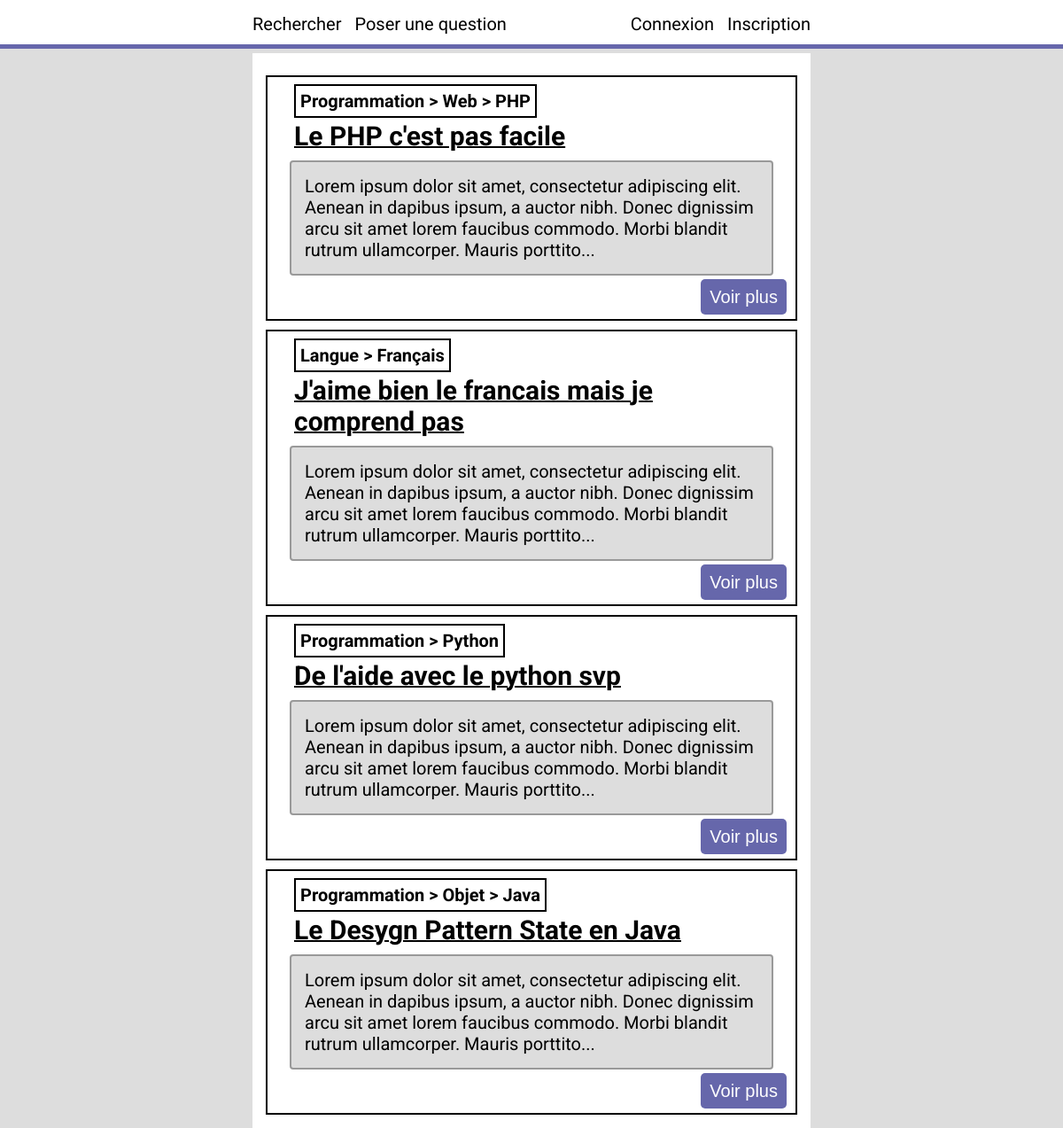
The page / on the database its author committed.
### tables this page shows
create table IF NOT EXISTS posts (
    postid int PRIMARY KEY NOT NULL AUTO_INCREMENT,
    title varchar(512) NOT NULL,
    text varchar(16384) NOT NULL,
    categoryid int,
    userid int,
    FOREIGN KEY (categoryid) REFERENCES categories(categoryid) ON DELETE CASCADE,
    FOREIGN KEY (userid) REFERENCES users(userid) ON DELETE CASCADE
);

### data/functions.php (called while the page is built, shortened)
<?php
    function getCategoryArbo($connexion,$id){
        $string = "";
        for($i=0;$i<10 && $id;$i++){
            $req="SELECT name,parent from categories where categoryid = ?";
            $stmt = mysqli_prepare($connexion, $req);
            mysqli_stmt_bind_param($stmt, "i", $id);
            mysqli_stmt_execute($stmt);
            $result = mysqli_stmt_get_result($stmt);
            foreach($result as $ligne) $cat = $ligne;
            $id = $cat["parent"];
            $string = " > " . $cat["name"] . $string;
        }
        return substr($string,3);
    }
?>

### index.php (the view, shortened to what this page needs)
<!DOCTYPE html>
<html lang="fr">
    <head>
            <link href="styles/style.css" rel="stylesheet"/>
            <link href="styles/index.css" rel="stylesheet"/>
    </head>
    <body>
        <?php include "data/navbar.php";?>
        <main>
            <?php
            include 'data/functions.php';
            include 'data/db_login.php';
            $connexion=mysqli_connect($host,$login,$mdp,$bdd) or die("connexion impossible");
            $bd_get = "SELECT * FROM posts";
            $result = mysqli_query($connexion, $bd_get) or die('erreur');
            while($ligne = mysqli_fetch_array($result, MYSQLI_ASSOC)){
                echo " <div id='index'>
                            <b id='arbo'>" .getCategoryArbo($connexion, $ligne['categoryid']). "</b>
                            <h3>" .$ligne['title']. "</h3>";
                if(strlen($ligne["text"])>=200){
                    echo "<p>" .substr($ligne['text'],0,200). "...</p>";
                }else{
                    echo "<p>" .$ligne['text']. "</p>";
                }
                echo "</br>
                    <a href='post.php?post=".$ligne["postid"]."'><button id='voirplus'>Voir plus</button></a>
                </div>";
            }
            ?>
        </main>
    </body>
</html>

### data/navbar.php (shortened to what this page needs)
<nav>
    <div id="nav_left">
        <a href="index.php">Rechercher</a>
        <a href="writepost.php">Poser une question</a>
    </div>
    <?php
        if(isset($_SESSION["connected"])){
            echo "<div id='nav_right'>
                    <a href='account.php?user=me'>Mon Compte</a>
                    <a href='flux.php'>Fil d'actualité</a>
                </div>
                <div id='nav_disconnect'>
                    <a href='logout.php'>Déconnexion</a>
                </div>";
        }else{
            echo "<div id='nav_right'>
                    <a href='connection.php'>Connexion</a>
                    <a href='inscription.php'>Inscription</a>
                </div>";
        }
    ?>
</nav>
<div id="navseparator"></div>
<div id="blank_repos"></div>

### styles/style.css (style rules this page uses)
body { font-family: 'Roboto', sans-serif; font-size: 20px; }
main { width: 50%; margin: 10px auto 0 auto; padding: 15px; background-color: white; }
body { background-color: #DDD; margin: 0; }
button { border-radius: 5px; height: 40px; font-size: 15px; background-color: #6667ab; color: white; border: 0; transition: 200ms; font-size: 20px; padding: 0 10px 0 10px; }
nav { background-color: white; padding: 15px calc(25% + 15px) 10px calc(25% - 15px); height: 30px; position: fixed; width: 100%; top: 0; z-index:1; display: flex; }
#navseparator { background-color: #6667ab; width: 100%; height: 5px; top: 50px; position: fixed; z-index:1; }
#blank_repos { height: 50px; width: 100%; }
#nav_right { position: fixed; right: calc(25% - 15px); }
#nav_right * { margin-left: 10px; }
#nav_left * { margin-right: 10px; }
nav a { text-decoration: none; color: black; }

### styles/index.css (style rules this page uses)
#index { border: 2px solid black; font-size: 20px; margin: 10px auto 0 auto; padding: 15px; background-color: white; position: relative; }
#arbo { border: 2px solid black; margin: 15px; padding: 5px; }
h3 { margin: 10px 15px 0 15px; font-size: 30px; text-decoration: underline; text-decoration-thickness: 2px; }
#voirplus { position: absolute; right: 10px; bottom: 5px; }
#index p { margin: 10px; border: 2px solid #999; background-color: #DDD; padding: 15px; border-radius :4px; }

### rows shown on the page
posts: categoryid "Programmation > Web > PHP", title "Le PHP c'est pas facile", text "Lorem ipsum dolor sit amet, consectetur adipiscing elit. Aenean in dapibus ipsum, a auctor nibh. Donec dignissim arcu sit amet lorem faucibus commodo. Morbi blandit rutrum ullamcorper. Mauris porttito"
posts: categoryid "Langue > Français", title "J'aime bien le francais mais je comprend pas", text "Lorem ipsum dolor sit amet, consectetur adipiscing elit. Aenean in dapibus ipsum, a auctor nibh. Donec dignissim arcu sit amet lorem faucibus commodo. Morbi blandit rutrum ullamcorper. Mauris porttito"
posts: categoryid "Programmation > Python", title "De l'aide avec le python svp", text "Lorem ipsum dolor sit amet, consectetur adipiscing elit. Aenean in dapibus ipsum, a auctor nibh. Donec dignissim arcu sit amet lorem faucibus commodo. Morbi blandit rutrum ullamcorper. Mauris porttito"
posts: categoryid "Programmation > Objet > Java", title "Le Desygn Pattern State en Java", text "Lorem ipsum dolor sit amet, consectetur adipiscing elit. Aenean in dapibus ipsum, a auctor nibh. Donec dignissim arcu sit amet lorem faucibus commodo. Morbi blandit rutrum ullamcorper. Mauris porttito"
